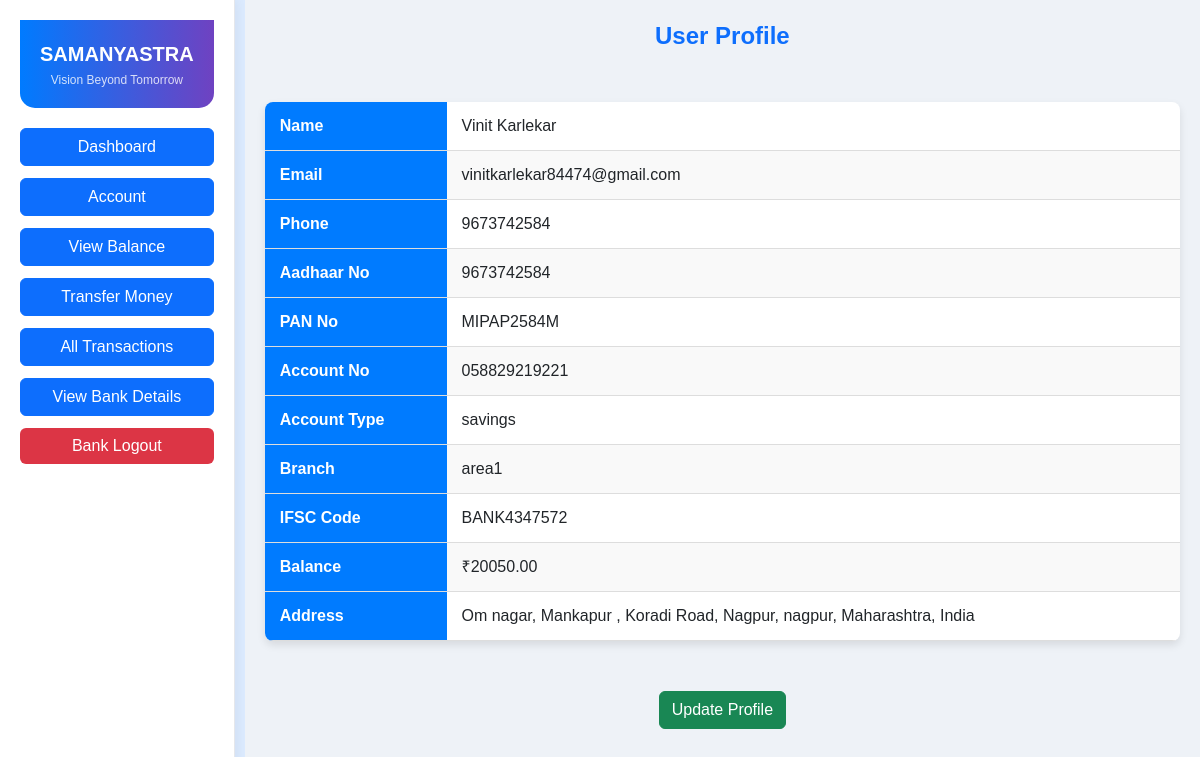
Page /profile_view/ (signed in) on the committed database.
### website/models.py (models this page shows, shortened)
class CustomUser(models.Model):
    first_name = models.CharField(max_length=255)
    last_name = models.CharField(max_length=255)
    phone = models.CharField(max_length=15, unique=True)
    aadhaar = models.CharField(max_length=12, unique=True)
    pan = models.CharField(max_length=10, unique=True)
    account_number = models.CharField(max_length=20, unique=True)
    password = models.CharField(max_length=255, blank=True, null=True)
    email = models.EmailField(max_length=255, null=True, blank=True)
    street = models.CharField(max_length=255, null=True, blank=True)
    city = models.CharField(max_length=100, null=True, blank=True)
    zips = models.CharField(max_length=10, null=True, blank=True)
    state = models.CharField(max_length=100, null=True, blank=True)
    country = models.CharField(max_length=100, null=True, blank=True)
    branch = models.CharField(max_length=255, null=True, blank=True)
    ifsc_code = models.CharField(max_length=15, null=True, blank=True)
    balance = models.DecimalField(max_digits=15, decimal_places=2, default=0.00)
    account_type = models.CharField(max_length=100, null=True, blank=True)
    category = models.CharField(max_length=100, null=True, blank=True)
    security_pin = models.CharField(max_length=6, blank=True, null=True)

### website/views.py (the view)
# urls.py: path('profile_view/', views.profile_view, name='profile_view'),
def profile_view(request):
    user_id = request.session.get("user_id")
    if not user_id:
        return redirect("/bank_login/")
    try:
        profile = CustomUser.objects.get(id=user_id)
    except CustomUser.DoesNotExist:
        return redirect("/bank_login/")
    print("User Data:", profile.__dict__)
    return render(request, "profile.html", {"profile": profile})

### templates/website/profile.html (shortened to what this page needs)
<!DOCTYPE html>
<html lang="en">
<head>
    <script src="https://cdn.tailwindcss.com"></script>
    <link href="https://cdnjs.cloudflare.com/ajax/libs/font-awesome/5.15.3/css/all.min.css" rel="stylesheet"/>
    <link href="https://cdn.jsdelivr.net/npm/bootstrap@5.3.0/dist/css/bootstrap.min.css" rel="stylesheet">
</head>
<body class="bg-blue-100">
    <div class="flex">
        <div class="sidebar">
            <div class="logo">
                <span class="text-xl font-bold">SAMANYASTRA</span>
                <div class="text-xs mt-1 opacity-80">Vision Beyond Tomorrow</div>
            </div>
            <nav>
                <ul class="list-none space-y-3">
                    <li><a href="/Dashboard" class="btn btn-primary w-full">Dashboard</a></li>
                    <li><a href="/profile_view" class="btn btn-primary w-full">Account</a></li>
                    <li><a href="/view_balance/" class="btn btn-primary w-full">View Balance</a></li>
                    <li><a href="/transfer_money/" class="btn btn-primary w-full">Transfer Money</a></li>
                    <li><a href="/all_transactions/" class="btn btn-primary w-full">All Transactions</a></li>
                    <li><a href="/bank_details" class="btn btn-primary w-full">View Bank Details</a></li>
                    <li><a href="/acc_logout" class="btn btn-danger w-full">Bank Logout</a></li>
                </ul>
            </nav>
        </div>
        <div class="main-content" style="width:100%">
            <h2 class="text-center text-primary font-bold text-2xl">User Profile</h2>
            {% if profile %}
            <table class="profile-table">
                <tr><th>Name</th><td>{{ profile.first_name }} {{ profile.last_name }}</td></tr>
                <tr><th>Email</th><td>{{ profile.email }}</td></tr>
                <tr><th>Phone</th><td>{{ profile.phone }}</td></tr>
                <tr><th>Aadhaar No</th><td>{{ profile.aadhaar }}</td></tr>
                <tr><th>PAN No</th><td>{{ profile.pan }}</td></tr>
                <tr><th>Account No</th><td>{{ profile.account_number }}</td></tr>
                <tr><th>Account Type</th><td>{{ profile.account_type }}</td></tr>
                <tr><th>Branch</th><td>{{ profile.branch }}</td></tr>
                <tr><th>IFSC Code</th><td>{{ profile.ifsc_code }}</td></tr>
                <tr><th>Balance</th><td>₹{{ profile.balance }}</td></tr>
                <tr><th>Address</th><td>{{ profile.street }}, {{ profile.city }}, {{ profile.state }}, {{ profile.country }}</td></tr>
            </table>
            <div class="text-center mt-4">
                <a href="{% url 'update_profile' %}" class="btn btn-success">Update Profile</a>
            </div>
            {% else %}
            <p class="text-center text-red-500">No profile found. Please <a href="{% url 'bank_login' %}" class="text-blue-600 underline">log in</a>.</p>
            {% endif %}
        </div>
    </div>
</body>
</html>

### templates/website/profile.html (style rules this page uses)
body { background-color: #f0f8ff; font-family: Arial, sans-serif; }
.sidebar { background: #ffffff; border-right: 1px solid #e5e7eb; box-shadow: 2px 0 10px rgba(0, 0, 0, 0.05); width: 260px; padding: 20px; transition: width 0.3s ease; }
.sidebar .logo { background: linear-gradient(to right, #007bff, #6f42c1); color: white; padding: 20px; text-align: center; border-radius: 0 0 15px 15px; margin-bottom: 20px; }
.sidebar .btn-danger { background: #dc3545; border: none; }
.main-content { flex-grow: 1; padding: 20px; margin-left: 10px; background: #eef2f7; min-height: 100vh; height: 100vh; overflow: auto; width: 100%; }
.profile-table { width: 100%; max-width: 1000px; margin: 50px auto; border-collapse: collapse; background-color: #fff; box-shadow: 0 4px 8px rgba(0, 0, 0, 0.1); border-radius: 8px; overflow: hidden; }
.profile-table th, .profile-table td { padding: 12px 15px; border-bottom: 1px solid #ddd; text-align: left; }
.profile-table th { background-color: #007bff; color: white; font-weight: bold; }
.profile-table tr:nth-child(even) { background-color: #f9f9f9; }

### rows in the picture
CustomUser: first_name "Vinit", last_name "Karlekar", email "vinitkarlekar84474@gmail.com", phone "9673742584", aadhaar "9673742584", pan "MIPAP2584M", account_number "058829219221", account_type "savings", branch "area1", ifsc_code "BANK4347572", balance "20050.00", street "Om nagar, Mankapur , Koradi Road, Nagpur", city "nagpur", state "Maharashtra", country "India"
